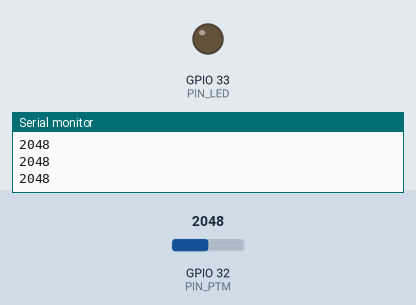
This sketch was run on a simulated ESP32. Parts: output pins drawn as LEDs (lit = HIGH), the last lines printed to the serial monitor. The test bench sets the inputs (shaded band); at power-on: GPIO 32 (PIN_PTM) = 2048.

Above: at 1.2 s.
1.3 s: GPIO 32 (PIN_PTM) set to 1986
At 2.5 s:
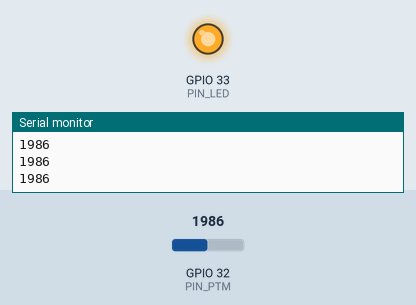
2.8 s: GPIO 32 (PIN_PTM) set to 2866
At 4.0 s:
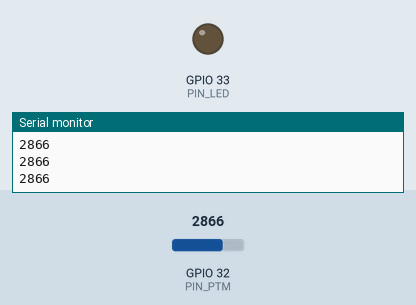
4.3 s: GPIO 32 (PIN_PTM) set to 2047
At 5.3 s:
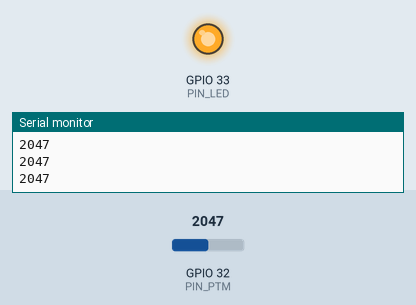
Timing chart, 0 to 7.3 s (numbered marks = the images above; inputs shaded):
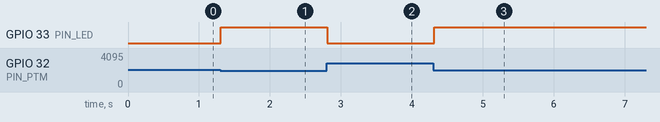

Measured:
- the behaviour switches between 2048 and 2047 on GPIO 32 (PIN_PTM) (found by bisection; images 0 and 1)
- after the input at 1.3 s, GPIO 33 (PIN_LED): LOW → HIGH at once
- after the input at 2.8 s, GPIO 33 (PIN_LED): HIGH → LOW at once
- after the input at 4.3 s, GPIO 33 (PIN_LED): LOW → HIGH at once

The sketch:

potenled.ino
```cpp
//Encender el led usando el potenciometro
#define PIN_LED 33 //pin conectado al led(es el mismo para los sketch anteriores)
#define PIN_PTM 32 //pin al que está conectado el potenciometro
#define TRHLD 2047.5

void setup() {
  pinMode(PIN_LED,OUTPUT);
  Serial.begin(115200);//para poder visualizar en el plotter

}

void loop() {
   int ptm_signal = analogRead(PIN_PTM);//lee los valores del potenciometro
   if (ptm_signal>TRHLD){//condicion para que el led se mantenga apagado arriba del treshold
     digitalWrite(PIN_LED,LOW);
   }

   else{
     digitalWrite(PIN_LED,HIGH);//enciende el led al estar debajo del treshold
   }
  Serial.println(ptm_signal);//podemos ver el valor del potenciometro en el plotter

  delay(50);

}
```
